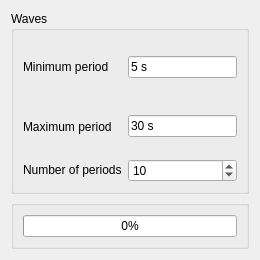
<?xml version="1.0" encoding="UTF-8"?>
<ui version="4.0">
 <class>TaskPanel</class>
 <widget class="QWidget" name="TaskPanel">
  <property name="geometry">
   <rect>
    <x>0</x>
    <y>0</y>
    <width>260</width>
    <height>260</height>
   </rect>
  </property>
  <property name="minimumSize">
   <size>
    <width>0</width>
    <height>260</height>
   </size>
  </property>
  <property name="windowTitle">
   <string>Compute and Plot RAOs</string>
  </property>
  <layout class="QGridLayout" name="gridLayout">
   <item row="2" column="0">
    <widget class="QGroupBox" name="group_pbar">
     <property name="toolTip">
      <string>Progress of the computation</string>
     </property>
     <layout class="QGridLayout" name="group_progress">
      <item row="0" column="0">
       <widget class="QProgressBar" name="pbar">
        <property name="value">
         <number>0</number>
        </property>
       </widget>
      </item>
     </layout>
    </widget>
   </item>
   <item row="1" column="0">
    <widget class="QGroupBox" name="group_waves">
     <property name="sizePolicy">
      <sizepolicy hsizetype="Expanding" vsizetype="Expanding">
       <horstretch>0</horstretch>
       <verstretch>0</verstretch>
      </sizepolicy>
     </property>
     <property name="toolTip">
      <string>Range of wave periods considered. You can select the minimum and maximum wave periods to be considered, as well as the number of samples to be taken in between</string>
     </property>
     <property name="title">
      <string>Waves</string>
     </property>
     <layout class="QGridLayout" name="gridLayout_3">
      <item row="0" column="0">
       <layout class="QGridLayout" name="subgroup_data">
        <property name="sizeConstraint">
         <enum>QLayout::SetDefaultConstraint</enum>
        </property>
        <item row="2" column="0">
         <widget class="QLabel" name="n_period_label">
          <property name="sizePolicy">
           <sizepolicy hsizetype="Preferred" vsizetype="Maximum">
            <horstretch>0</horstretch>
            <verstretch>0</verstretch>
           </sizepolicy>
          </property>
          <property name="text">
           <string>Number of periods</string>
          </property>
         </widget>
        </item>
        <item row="0" column="0">
         <widget class="QLabel" name="min_period_label">
          <property name="sizePolicy">
           <sizepolicy hsizetype="Preferred" vsizetype="Expanding">
            <horstretch>0</horstretch>
            <verstretch>0</verstretch>
           </sizepolicy>
          </property>
          <property name="text">
           <string>Minimum period</string>
          </property>
         </widget>
        </item>
        <item row="2" column="1">
         <widget class="QSpinBox" name="n_period">
          <property name="sizePolicy">
           <sizepolicy hsizetype="Minimum" vsizetype="Fixed">
            <horstretch>0</horstretch>
            <verstretch>0</verstretch>
           </sizepolicy>
          </property>
          <property name="minimum">
           <number>2</number>
          </property>
          <property name="maximum">
           <number>9999</number>
          </property>
          <property name="value">
           <number>10</number>
          </property>
         </widget>
        </item>
        <item row="1" column="0">
         <widget class="QLabel" name="max_period_label">
          <property name="sizePolicy">
           <sizepolicy hsizetype="Preferred" vsizetype="Expanding">
            <horstretch>0</horstretch>
            <verstretch>0</verstretch>
           </sizepolicy>
          </property>
          <property name="text">
           <string>Maximum period</string>
          </property>
         </widget>
        </item>
        <item row="0" column="1">
         <widget class="Gui::InputField" name="min_period">
          <property name="text">
           <string notr="true">5 s</string>
          </property>
          <property name="unit" stdset="0">
           <string notr="true">s</string>
          </property>
          <property name="quantity" stdset="0">
           <double>5.000000000000000</double>
          </property>
         </widget>
        </item>
        <item row="1" column="1">
         <widget class="Gui::InputField" name="max_period">
          <property name="text">
           <string notr="true">30 s</string>
          </property>
          <property name="unit" stdset="0">
           <string notr="true">s</string>
          </property>
          <property name="quantity" stdset="0">
           <double>30.000000000000000</double>
          </property>
         </widget>
        </item>
       </layout>
      </item>
     </layout>
    </widget>
   </item>
  </layout>
 </widget>
 <customwidgets>
  <customwidget>
   <class>Gui::InputField</class>
   <extends>QLineEdit</extends>
   <header location="global">Gui/Inputfield.h</header>
  </customwidget>
 </customwidgets>
 <resources/>
 <connections/>
</ui>
